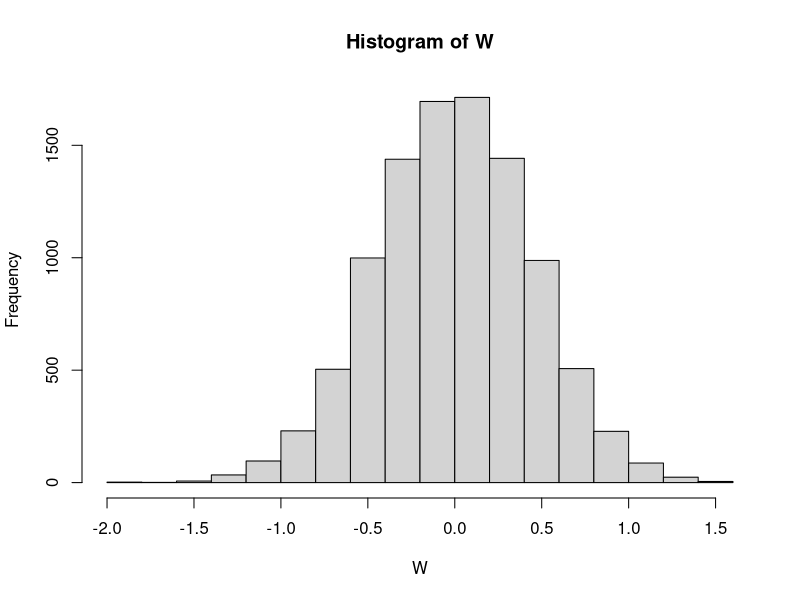

Source code (R): (Note: this script raises an error after producing the figure.)
## ---- chunk 1
knitr::opts_chunk$set(echo = TRUE, messages=TRUE, error=TRUE)
## ---- chunk 2

W <- replicate(10000, mean(rnorm(10, mean = 0, sd = 1)) - mean(rnorm(10, mean = 0, sd = 1)))

hist(W)

sort(W)[9500]

sort(W)[2500]

## ---- chunk 3

#real
a<-c(.5, 1, 1.5, 2, 2.5)


# probability
pt(c(0.005, 0.01, 0.015, 0.02, 0.025),df=9)


# sim 
b <- replicate(10000,t.test(rnorm(10, 0, 1),mu=0)$statistic)

#real sim - sim sim
L <- a - b

#simulation repeated fewer times
c <- replicate(100,t.test(rnorm(10, 0, 1),mu=0)$statistic)
j <- a - b

#simulation repeated more times
c <- replicate(100000,t.test(rnorm(10, 0, 1),mu=0)$statistic)
s <- a - b


## ---- chunk 4

D <- rnorm(10,0,1)
E <- rnorm(10,0,1)
cor(D,E)

for (i in 1:10000) {
  P <- 0
    P[i] <- cor(rnorm(10,0,1),rnorm(10,0,1))
}
P
sort(abs(P))[9500]


# sample-size is increased to 100
for (i in 1:10000) {
  P <- 0
    P[i] <- cor(rnorm(100,0,1),rnorm(100,0,1))
}
P
sort(abs(P))[9500]


## ---- chunk 5

A <- c(1,2,3,4)
B <- c(3,4,5,6)
C <- c(5,6,7,8)

S <- rep(c("A","B","C"), each=4)
G <- c(A,B,C)
J <- data.frame(S,G)
J

summary(aov(G ~ S,J))

## ---- chunk 6

F_Sim <- function(){
H <- rnorm(4,0,1)
I <- rnorm(4,0,1)
E <- rnorm(4,0,1)

P <- rep(c("H","I","E"), each=4)
U <- c(H,I,E)
V <- data.frame(P,U)
R <- summary(aov(U ~ P,V))
return(R[[1]]$'F-Value'[1])
}

replicate(10000,F_Sim())

sort(replicate(10000,F_Sim()))[9500]

qt(.95,2,9)

